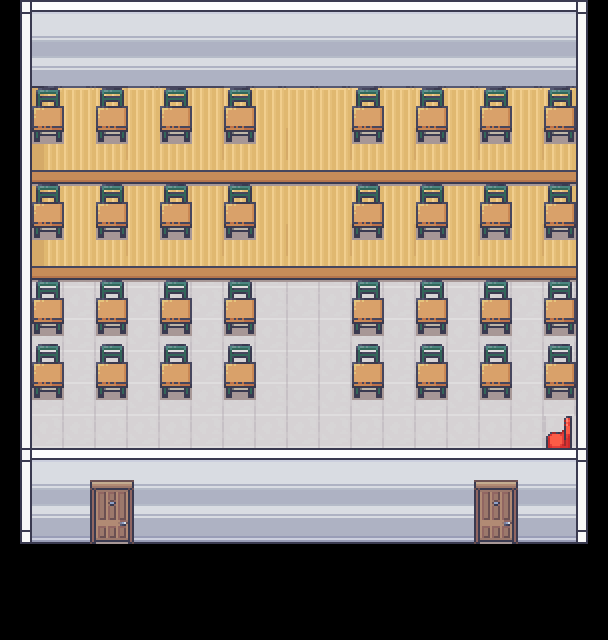

Below is a game level as drawn by its tile map, then a one-line description and the .tmx file that defines it, in full:
An orthogonal 19x20 tile map with 32x32 px tiles, 4 tile layers (LAYER 1, somth, CHARIS, TABLES), 3 tilesets.

<map version="1.10" tiledversion="1.10.2" orientation="orthogonal" renderorder="right-down" width="19" height="20" tilewidth="32" tileheight="32" infinite="0" nextlayerid="5" nextobjectid="1">
 <tileset firstgid="1" source="../../TSX FILES/LAYOUTMATH.tsx" />
 <tileset firstgid="521" source="../../TSX FILES/FULL_INTERIOR.tsx" />
 <tileset firstgid="17545" source="../../TSX FILES/ROOM_BUILDER.tsx" />
 <layer id="1" name="LAYER 1" width="19" height="20">
  <data encoding="csv">
1,2,3,4,5,6,7,8,9,10,11,12,13,14,15,16,17,18,26,
27,28,29,30,31,32,33,34,35,36,37,38,39,40,41,42,43,44,52,
53,54,55,56,57,58,59,60,61,62,63,64,65,66,67,68,69,70,78,
79,80,81,82,83,84,85,86,87,88,89,90,91,92,93,94,95,96,104,
105,106,107,108,109,110,111,112,113,114,115,116,117,118,119,120,121,122,130,
131,132,133,134,135,136,137,138,139,140,141,142,143,144,145,146,147,148,156,
157,158,159,160,161,162,163,164,165,166,167,168,169,170,171,172,173,174,182,
183,184,185,186,187,188,189,190,191,192,193,194,195,196,197,198,199,200,208,
209,210,211,212,213,214,215,216,217,218,219,220,221,222,223,224,225,226,234,
235,236,237,238,239,240,241,242,243,244,245,246,247,248,249,250,251,252,260,
261,262,263,264,265,266,267,268,269,270,271,272,273,274,275,276,277,278,286,
287,288,289,290,291,292,293,294,295,296,297,298,299,300,301,302,303,304,312,
313,314,315,316,317,318,319,320,321,322,323,324,325,326,327,328,329,330,338,
339,340,341,342,343,344,345,346,347,348,349,350,351,352,353,354,355,2147484040,364,
2147483908,21864,21865,21865,21865,21865,21865,21865,21865,21865,21865,21865,21865,21865,21865,21865,21865,21865,260,
2147483934,22017,22017,22017,22017,22017,22017,22017,22017,22017,22017,22017,22017,22017,22017,22017,22017,22017,286,
2147483960,21940,21941,21941,21941,21941,21941,21941,21941,21941,21941,21941,21941,21941,21941,21941,21941,21941,312,
0,0,0,0,0,0,0,0,0,0,0,0,0,0,0,0,0,0,0,
0,0,0,0,0,0,0,0,0,0,0,0,0,0,0,0,0,0,0,
0,0,0,0,0,0,0,0,0,0,0,0,0,0,0,0,0,0,0
</data>
 </layer>
 <layer id="4" name="somth" width="19" height="20">
  <data encoding="csv">
0,0,0,0,0,0,0,0,0,0,0,0,0,0,0,0,0,0,0,
0,0,0,0,0,0,0,0,0,0,0,0,0,0,0,0,0,0,0,
0,0,0,0,0,0,0,0,0,0,0,0,0,0,0,0,0,0,0,
0,0,0,0,0,0,0,0,0,0,0,0,0,0,0,0,0,0,0,
0,0,0,0,0,0,0,0,0,0,0,0,0,0,0,0,0,0,0,
0,0,0,0,0,0,0,0,0,0,0,0,0,0,0,0,0,0,0,
0,0,0,0,0,0,0,0,0,0,0,0,0,0,0,0,0,0,0,
0,0,0,0,0,0,0,0,0,0,0,0,0,0,0,0,0,0,0,
0,0,0,0,0,0,0,0,0,0,0,0,0,0,0,0,0,0,0,
0,0,0,0,0,0,0,0,0,0,0,0,0,0,0,0,0,0,0,
0,0,0,0,0,0,0,0,0,0,0,0,0,0,0,0,0,0,0,
0,0,0,0,0,0,0,0,0,0,0,0,0,0,0,0,0,0,0,
0,0,0,0,0,0,0,0,0,0,0,0,0,0,0,0,0,0,0,
0,0,0,0,0,0,0,0,0,0,0,0,0,0,0,0,0,0,0,
3758118478,0,0,0,0,0,0,0,0,0,0,0,0,0,0,0,0,0,1610634830,
0,0,17439,17440,17441,0,0,0,0,0,0,0,0,0,17439,17440,17441,0,0,
2684376654,0,17455,17456,17457,0,0,0,0,0,0,0,0,0,17455,17456,17457,0,536893006,
0,0,0,0,0,0,0,0,0,0,0,0,0,0,0,0,0,0,0,
0,0,0,0,0,0,0,0,0,0,0,0,0,0,0,0,0,0,0,
0,0,0,0,0,0,0,0,0,0,0,0,0,0,0,0,0,0,0
</data>
 </layer>
 <layer id="3" name="CHARIS" width="19" height="20">
  <data encoding="csv">
0,0,0,0,0,0,0,0,0,0,0,0,0,0,0,0,0,0,0,
0,0,0,0,0,0,0,0,0,0,0,0,0,0,0,0,0,0,0,
0,5833,0,5833,0,5833,0,5833,0,0,0,5833,0,5833,0,5833,0,5833,0,
0,5849,0,5849,0,5849,0,5849,0,0,0,5849,0,5849,0,5849,0,5849,0,
0,0,0,0,0,0,0,0,0,0,0,0,0,0,0,0,0,0,0,
0,5833,0,5833,0,5833,0,5833,0,0,0,5833,0,5833,0,5833,0,5833,0,
0,5849,0,5849,0,5849,0,5849,0,0,0,5849,0,5849,0,5849,0,5849,0,
0,0,0,0,0,0,0,0,0,0,0,0,0,0,0,0,0,0,0,
0,5833,0,5833,0,5833,0,5833,0,0,0,5833,0,5833,0,5833,0,5833,0,
0,5849,0,5849,0,5849,0,5849,0,0,0,5849,0,5849,0,5849,0,5849,0,
0,5833,0,5833,0,5833,0,5833,0,0,0,5833,0,5833,0,5833,0,5833,0,
0,5849,0,5849,0,5849,0,5849,0,0,0,5849,0,5849,0,5849,0,5849,0,
0,0,0,0,0,0,0,0,0,0,0,0,0,0,0,0,0,0,0,
0,0,0,0,0,0,0,0,0,0,0,0,0,0,0,0,0,0,0,
0,0,0,0,0,0,0,0,0,0,0,0,0,0,0,0,0,0,0,
0,0,0,0,0,0,0,0,0,0,0,0,0,0,0,0,0,0,0,
0,0,0,0,0,0,0,0,0,0,0,0,0,0,0,0,0,0,0,
0,0,0,0,0,0,0,0,0,0,0,0,0,0,0,0,0,0,0,
0,0,0,0,0,0,0,0,0,0,0,0,0,0,0,0,0,0,0,
0,0,0,0,0,0,0,0,0,0,0,0,0,0,0,0,0,0,0
</data>
 </layer>
 <layer id="2" name="TABLES" width="19" height="20">
  <data encoding="csv">
0,0,0,0,0,0,0,0,0,0,0,0,0,0,0,0,0,0,0,
0,0,0,0,0,0,0,0,0,0,0,0,0,0,0,0,0,0,0,
0,0,0,0,0,0,0,0,0,0,0,0,0,0,0,0,0,0,0,
0,5851,0,5851,0,5851,0,5851,0,0,0,5851,0,5851,0,5851,0,5851,0,
0,5867,0,5867,0,5867,0,5867,0,0,0,5867,0,5867,0,5867,0,5867,0,
0,0,0,0,0,0,0,0,0,0,0,0,0,0,0,0,0,0,0,
0,5851,0,5851,0,5851,0,5851,0,0,0,5851,0,5851,0,5851,0,5851,0,
0,5867,0,5867,0,5867,0,5867,0,0,0,5867,0,5867,0,5867,0,5867,0,
0,0,0,0,0,0,0,0,0,0,0,0,0,0,0,0,0,0,0,
0,5851,0,5851,0,5851,0,5851,0,0,0,5851,0,5851,0,5851,0,5851,0,
0,5867,0,5867,0,5867,0,5867,0,0,0,5867,0,5867,0,5867,0,5867,0,
0,5851,0,5851,0,5851,0,5851,0,0,0,5851,0,5851,0,5851,0,5851,0,
0,5867,0,5867,0,5867,0,5867,0,0,0,5867,0,5867,0,5867,0,5867,0,
0,0,0,0,0,0,0,0,0,0,0,0,0,0,0,0,0,0,0,
0,0,0,0,0,0,0,0,0,0,0,0,0,0,0,0,0,0,0,
0,0,0,0,0,0,0,0,0,0,0,0,0,0,0,0,0,0,0,
0,0,0,0,0,0,0,0,0,0,0,0,0,0,0,0,0,0,0,
0,0,0,0,0,0,0,0,0,0,0,0,0,0,0,0,0,0,0,
0,0,0,0,0,0,0,0,0,0,0,0,0,0,0,0,0,0,0,
0,0,0,0,0,0,0,0,0,0,0,0,0,0,0,0,0,0,0
</data>
 </layer>
</map>
